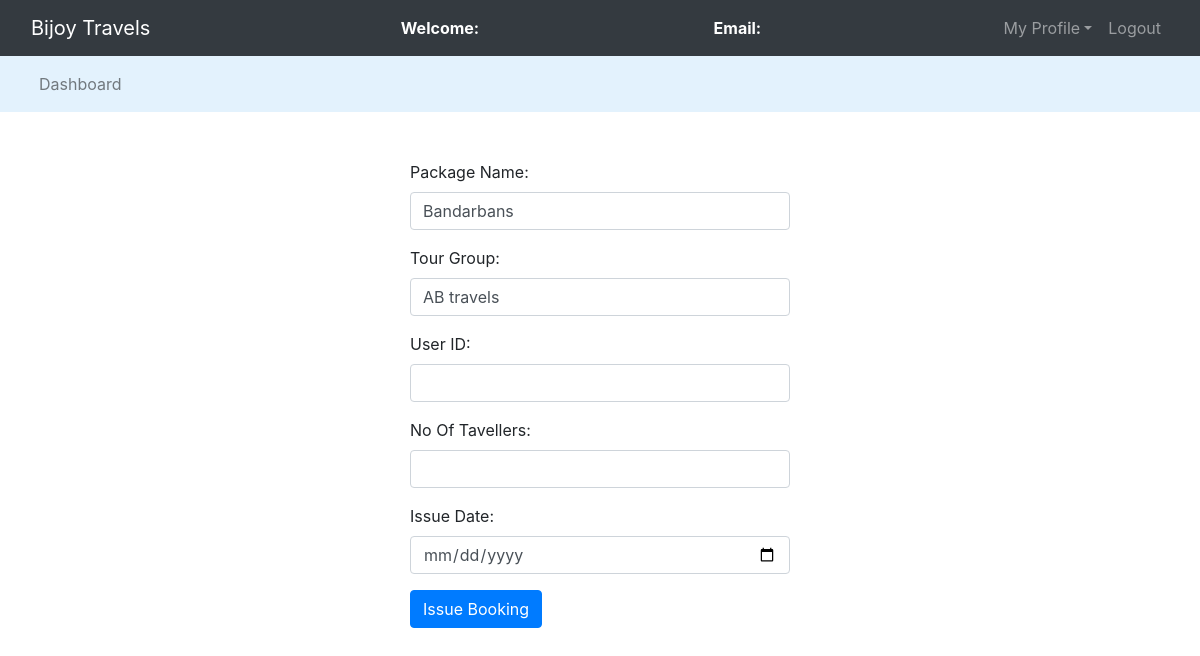
Before: /issue_booking.php?bn=1 with the older database file.
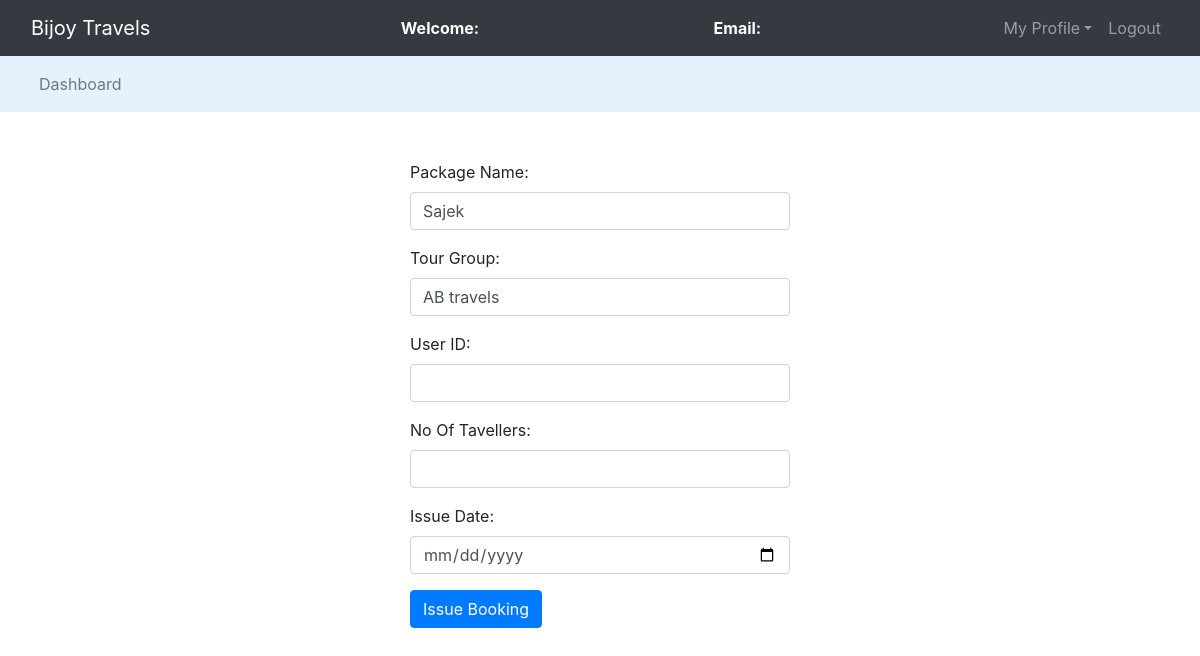
After: the same page with the newer database file.
### tables this page shows
CREATE TABLE `packages` (
  `package_id` int(50) NOT NULL,
  `package_name` varchar(50) NOT NULL,
  `tg_id` int(50) NOT NULL,
  `package_price` int(50) NOT NULL,
  `package_image` varchar(255) NOT NULL,
  `description` longtext NOT NULL
);

CREATE TABLE `trgrp` (
  `id` int(50) NOT NULL,
  `name` varchar(50) NOT NULL,
  `email` varchar(50) NOT NULL,
  `password` varchar(50) NOT NULL,
  `mobile` varchar(20) NOT NULL,
  `address` varchar(55) NOT NULL
);

### issue_booking.php (the view, shortened to what this page needs)
<?php
	$connection = mysqli_connect("localhost","root","");
	$package_name = "";
	$query = "select package_name , name  from packages left join trgrp on packages.tg_id = trgrp.id where package_id = $_GET[bn]";
	$query_run = mysqli_query($connection,$query);
	while($row = mysqli_fetch_assoc($query_run)){
		$package_name = $row['package_name'];
		$tg = $row['name'];
	}
?>
<!DOCTYPE html>
<html>
<head>
	<link rel="stylesheet" type="text/css" href="bootstrap-4.4.1/css/bootstrap.min.css">
</head>
<body>
	<nav class="navbar navbar-expand-lg navbar-dark bg-dark">
		<div class="container-fluid">
			<div class="navbar-header">
				<a class="navbar-brand" href="Udashboard.php">Bijoy Travels</a>
			</div>
			<font style="color: white"><span><strong>Welcome: <?php echo $_SESSION['name'];?></strong></span></font>
			<font style="color: white"><span><strong>Email: <?php echo $_SESSION['email'];?></strong></span></font>
			<ul class="nav navbar-nav navbar-right">
				<li class="nav-item dropdown">
					<a class="nav-link dropdown-toggle" data-toggle="dropdown">My Profile</a>
				</li>
				<li class="nav-item"><a class="nav-link" href="logout.php">Logout</a></li>
			</ul>
		</div>
	</nav>
<nav class="navbar navbar-expand-lg navbar-light" style="background-color: #e3f2fd">
	<div class="container-fluid">
		<ul class="nav navbar-nav navbar-center">
			<li class="nav-item">
				<a href="Udashboard.php" class="nav-link">Dashboard</a>
			</li>
		</ul>
	</div>
</nav>
	<br><br>
	<div class="row">
		<div class="col-md-4"></div>
		<div class="col-md-4">
			<form action="" method="post">
				<div class="form-group">
					<label>Package Name:</label>
					<input type="text" name="package" class="form-control" value = "<?php echo $package_name;?>" required="">
				</div>
				<div class="form-group">
					<label>Tour Group:</label>
					<input type="text" name="tg_name" class="form-control" value = "<?php echo $tg;?>" required="">
				</div>
				<div class="form-group">
					<label>User ID:</label>
					<input type="text" name="user_id" class="form-control" value = "<?php echo $_SESSION['id'];?>" required="">
				</div>
				<div class="form-group">
					<label>No Of Tavellers:</label>
					<input type="number" name="no_users" class="form-control" required="">
				</div>
				<div class="form-group">
					<label>Issue Date:</label>
					<input type="date" name="issue_date" class="form-control" required="">
				</div>
				<button class="btn btn-primary" name="issue_booking">Issue Booking</button>
			</form>
		</div>
		<div class="col-md-4"></div>
	</div>
</body>
</html>

Changed rows visible on the page:
changed packages "AB travels": package "Bandarbans" → "Sajek"
